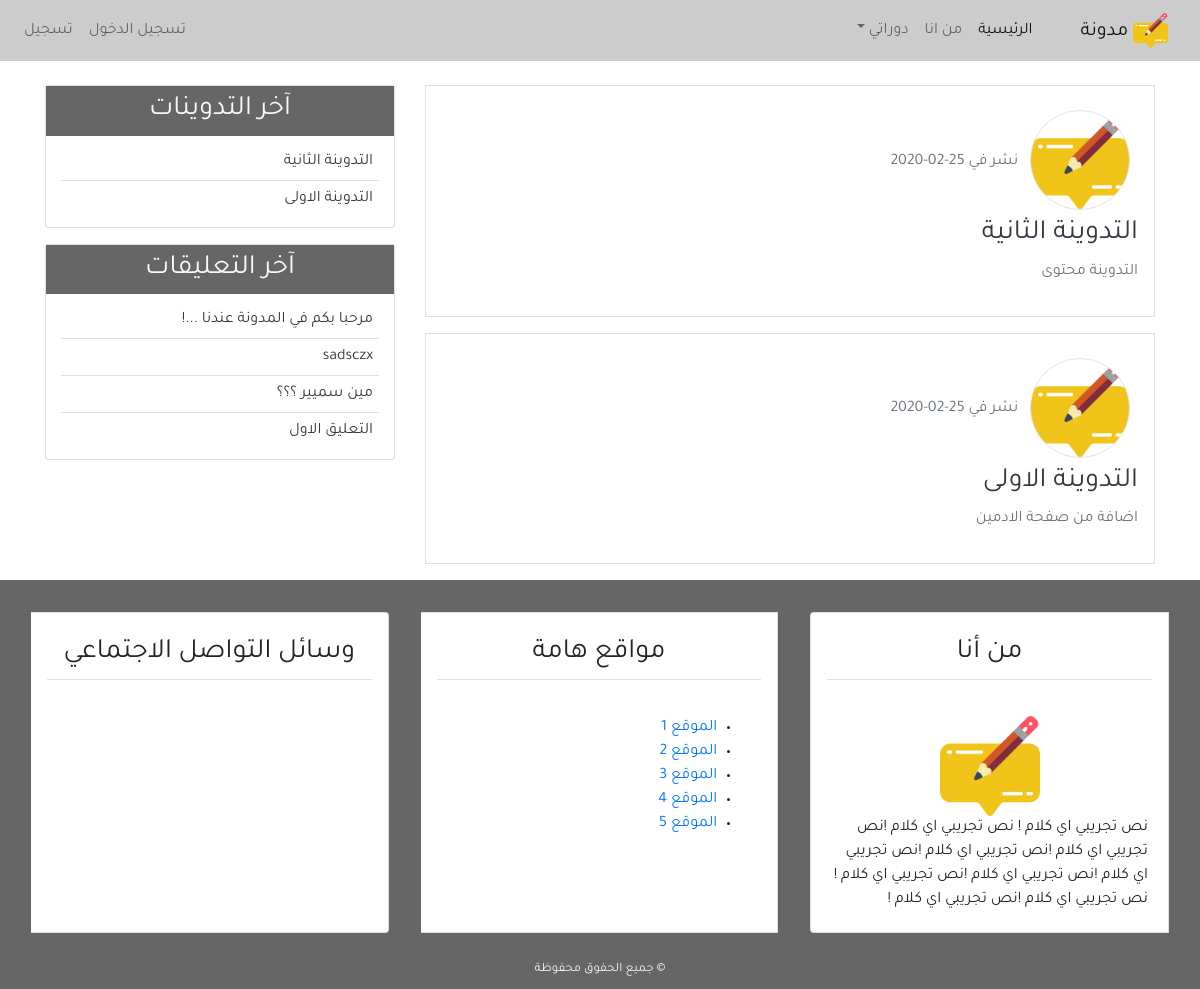
Before: / with the older database file.
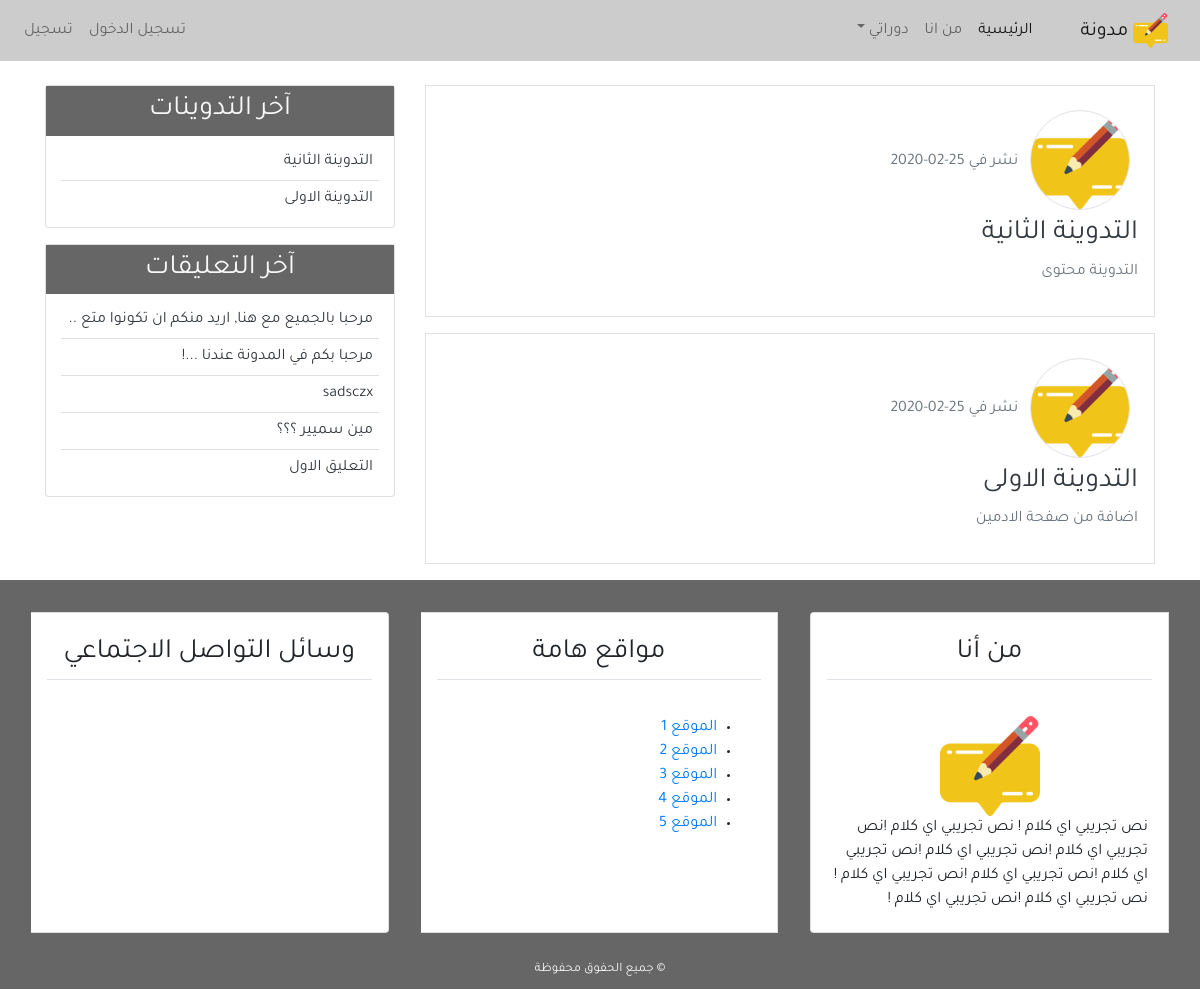
After: the same page with the newer database file.
### blog/models.py (models this page shows, shortened)
class Post(models.Model):
    title = models.CharField(max_length=100)
    content = models.TextField()
    post_date = models.DateTimeField(default=timezone.now)
    post_update = models.DateTimeField(auto_now=True)
    author = models.ForeignKey(User, on_delete=models.CASCADE)
    class Meta:
        ordering = ('-post_date',)

class Comment(models.Model):
    name = models.CharField(max_length=50, verbose_name='الاسم')
    email = models.EmailField(verbose_name='البريد')
    body = models.TextField(verbose_name='التعليق')
    comment_date = models.DateTimeField(auto_now_add=True)
    active = models.BooleanField(default=False)
    post = models.ForeignKey(Post, on_delete=models.CASCADE, related_name='comments')
    class Meta:
        ordering = ('-comment_date',)

### blog/views.py (the view)
# urls.py: path('', views.home, name='home'),
def home(req):
    context = {
        'title': 'الصفحة الرئيسية',
        'posts': Post.objects.all()
    }
    return render(req, 'blog/index.html', context)

### blog/templatetags/post_tag.py (called while the page is built)
@register.inclusion_tag('blog/latest_posts.html')
def latest_posts():
    context = {
        'l_posts':Post.objects.all()[0:5]
    }
    return context

@register.inclusion_tag('blog/latest_comments.html')
def latest_comments():
    context = {
        'l_comments': Comment.objects.filter(active=True)[:5],
    }
    return context

### blog/templates/blog/index.html (shortened to what this page needs)
{% extends 'blog/base.html' %}
{% load static %}
{% block content %}
    {% for post in posts %}
        <div class="border p-3 mb-3">
            <img class="img-fluid rounded-circle border m-2 " src="{% static 'blog/images/favicon.png' %}" width="100px" alt="صورة الناشر" />
            <span class="text-secondary">نشر في {{post.post_date|date:'d-m-Y'}}
            <h3><a class="text-dark" href="{% url 'detail' post.id %}">{{post.title}}</a></h3>
            <p>{{post.content}}</p>
        </div>
    {% endfor %}
{% endblock content %}

### blog/templates/blog/latest_posts.html
<ul class="list-group-flush latest-post">
    {% for post in l_posts %}
        <li class="list-group-item latest-post-item">
            <a class="text-dark" href="{% url 'detail' post.id %}">
                {{post.title}}
            </a>
        </li>
    {% endfor %}
</ul>

### blog/templates/blog/latest_comments.html
<ul class="list-group-flush latest-comment">
    {% for comment in l_comments %}
        <li class="list-group-item latest-comment-item">
            <a class="text-dark" href="{% url 'detail' comment.post.id %}">
            {% if comment.body|length > 40 %}
            {{comment.body|slice:'45'}} ..
            {% else %}
            {{comment.body}}
            {% endif %}
            </a>
        </li>
    {% empty %}
    <li class="list-group-item latest-comment-item">
        لا يوجد تعليقات
    </li>
    {% endfor %}
</ul>

Changed rows visible on the page:
added Comment: body "مرحبا بالجميع مع هنا, اريد منكم ان تكونوا متع"
